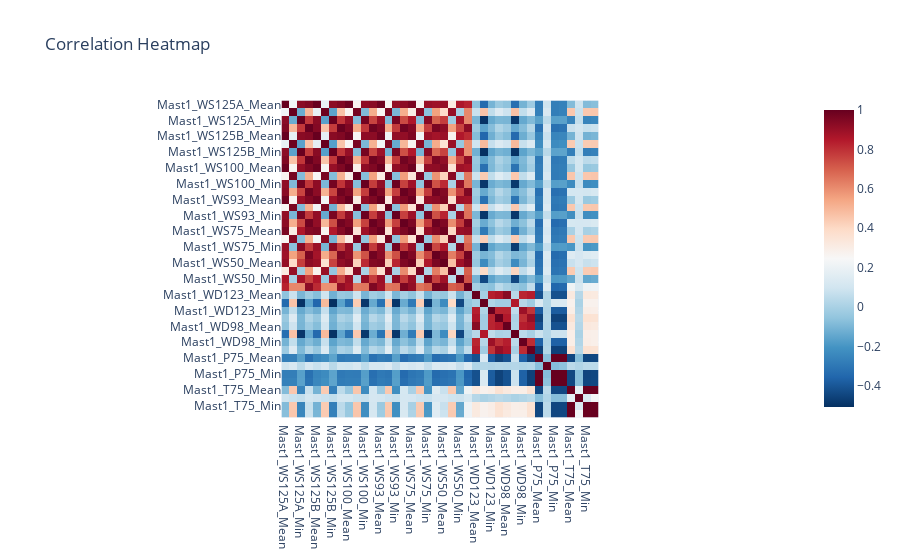

The notebook cell this image was saved under:
### Code cell
import plotly.express as px
fig = px.imshow(x, 
                text_auto=True,  # Display values on heatmap
                color_continuous_scale='RdBu_r',
                title='Correlation Heatmap')

# Show the heatmap
fig.show()

### Figure 1 — Plotly figure (JSON) as saved in the notebook; plotly's stock layout.template omitted (floating-point values rounded to 4 significant figures; data arrays with more than 128 entries replaced by an {"elided": "..."} marker saying what was removed)
{"data": [{"coloraxis": "coloraxis", "hovertemplate": "x: %{x}<br>y: %{y}<br>color: %{z}<extra></extra>", "name": "0", "texttemplate": "%{z}", "type": "heatmap", "x": ["Mast1_WS125A_Mean", "Mast1_WS125A_StdDev", "Mast1_WS125A_Min", "Mast1_WS125A_Max", "Mast1_WS125B_Mean", "Mast1_WS125B_StdDev", "Mast1_WS125B_Min", "Mast1_WS125B_Max", "Mast1_WS100_Mean", "Mast1_WS100_StdDev", "Mast1_WS100_Min", "Mast1_WS100_Max", "Mast1_WS93_Mean", "Mast1_WS93_StdDev", "Mast1_WS93_Min", "Mast1_WS93_Max", "Mast1_WS75_Mean", "Mast1_WS75_StdDev", "Mast1_WS75_Min", "Mast1_WS75_Max", "Mast1_WS50_Mean", "Mast1_WS50_StdDev", "Mast1_WS50_Min", "Mast1_WS50_Max", "Mast1_WD123_Mean", "Mast1_WD123_StdDev", "Mast1_WD123_Min", "Mast1_WD123_Max", "Mast1_WD98_Mean", "Mast1_WD98_StdDev", "Mast1_WD98_Min", "Mast1_WD98_Max", "Mast1_P75_Mean", "Mast1_P75_StdDev", "Mast1_P75_Min", "Mast1_P75_Max", "Mast1_T75_Mean", "Mast1_T75_StdDev", "Mast1_T75_Min", "Mast1_T75_Max"], "xaxis": "x", "y": ["Mast1_WS125A_Mean", "Mast1_WS125A_StdDev", "Mast1_WS125A_Min", "Mast1_WS125A_Max", "Mast1_WS125B_Mean", "Mast1_WS125B_StdDev", "Mast1_WS125B_Min", "Mast1_WS125B_Max", "Mast1_WS100_Mean", "Mast1_WS100_StdDev", "Mast1_WS100_Min", "Mast1_WS100_Max", "Mast1_WS93_Mean", "Mast1_WS93_StdDev", "Mast1_WS93_Min", "Mast1_WS93_Max", "Mast1_WS75_Mean", "Mast1_WS75_StdDev", "Mast1_WS75_Min", "Mast1_WS75_Max", "Mast1_WS50_Mean", "Mast1_WS50_StdDev", "Mast1_WS50_Min", "Mast1_WS50_Max", "Mast1_WD123_Mean", "Mast1_WD123_StdDev", "Mast1_WD123_Min", "Mast1_WD123_Max", "Mast1_WD98_Mean", "Mast1_WD98_StdDev", "Mast1_WD98_Min", "Mast1_WD98_Max", "Mast1_P75_Mean", "Mast1_P75_StdDev", "Mast1_P75_Min", "Mast1_P75_Max", "Mast1_T75_Mean", "Mast1_T75_StdDev", "Mast1_T75_Min", "Mast1_T75_Max"], "yaxis": "y", "z": {"elided": "40x40 float values"}}], "layout": {"coloraxis": {"colorscale": [[0, "rgb(5,48,97)"], [0.1, "rgb(33,102,172)"], [0.2, "rgb(67,147,195)"], [0.3, "rgb(146,197,222)"], [0.4, "rgb(209,229,240)"], [0.5, "rgb(247,247,247)"], [0.6, "rgb(253,219,199)"], [0.7, "rgb(244,165,130)"], [0.8, "rgb(214,96,77)"], [0.9, "rgb(178,24,43)"], [1, "rgb(103,0,31)"]]}, "title": {"text": "Correlation Heatmap"}, "xaxis": {"anchor": "y", "constrain": "domain", "domain": [0, 1], "scaleanchor": "y"}, "yaxis": {"anchor": "x", "autorange": "reversed", "constrain": "domain", "domain": [0, 1]}}}
